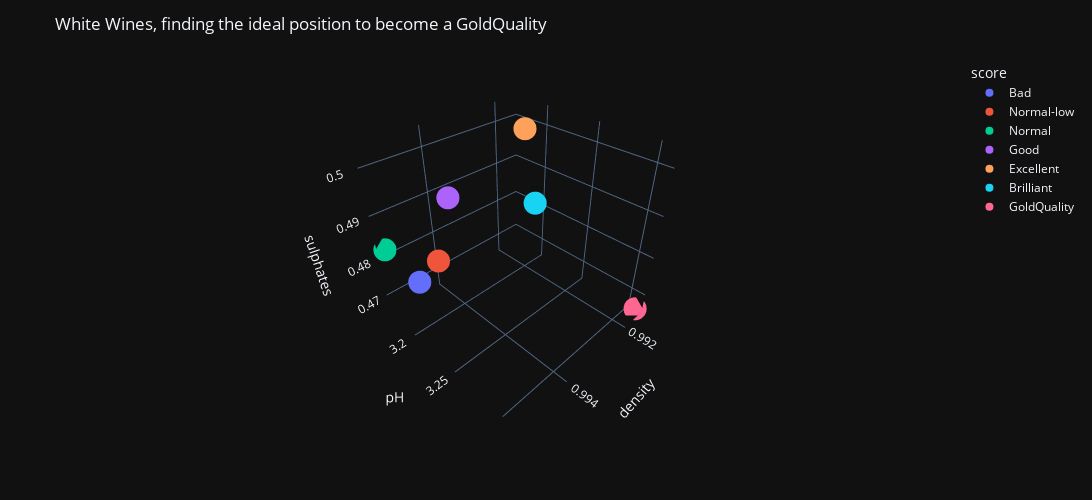

The notebook cell saved with this chart:
### Code cell
#Ploting by density, pH and sulphates vs Score Relation to find the best quality posible
fig = px.scatter_3d(white_ridgeline, x="density", y="pH",z="sulphates", color="score", template="plotly_dark")
fig.update_layout(title='White Wines, finding the ideal position to become a GoldQuality', autosize=False, width=1800, height=500, template="plotly_dark")
fig.show()

### Figure 1 — Plotly figure (JSON) as saved in the notebook; plotly's stock layout.template omitted (floating-point values rounded to 4 significant figures)
{"data": [{"hovertemplate": "score=Bad<br>density=%{x}<br>pH=%{y}<br>sulphates=%{z}<extra></extra>", "legendgroup": "Bad", "marker": {"color": "#636efa", "symbol": "circle"}, "mode": "markers", "name": "Bad", "scene": "scene", "showlegend": true, "type": "scatter3d", "x": [0.9949], "y": [3.188], "z": [0.4745]}, {"hovertemplate": "score=Normal-low<br>density=%{x}<br>pH=%{y}<br>sulphates=%{z}<extra></extra>", "legendgroup": "Normal-low", "marker": {"color": "#EF553B", "symbol": "circle"}, "mode": "markers", "name": "Normal-low", "scene": "scene", "showlegend": true, "type": "scatter3d", "x": [0.9943], "y": [3.183], "z": [0.4761]}, {"hovertemplate": "score=Normal<br>density=%{x}<br>pH=%{y}<br>sulphates=%{z}<extra></extra>", "legendgroup": "Normal", "marker": {"color": "#00cc96", "symbol": "circle"}, "mode": "markers", "name": "Normal", "scene": "scene", "showlegend": true, "type": "scatter3d", "x": [0.9953], "y": [3.169], "z": [0.4822]}, {"hovertemplate": "score=Good<br>density=%{x}<br>pH=%{y}<br>sulphates=%{z}<extra></extra>", "legendgroup": "Good", "marker": {"color": "#ab63fa", "symbol": "circle"}, "mode": "markers", "name": "Good", "scene": "scene", "showlegend": true, "type": "scatter3d", "x": [0.994], "y": [3.189], "z": [0.4911]}, {"hovertemplate": "score=Excellent<br>density=%{x}<br>pH=%{y}<br>sulphates=%{z}<extra></extra>", "legendgroup": "Excellent", "marker": {"color": "#FFA15A", "symbol": "circle"}, "mode": "markers", "name": "Excellent", "scene": "scene", "showlegend": true, "type": "scatter3d", "x": [0.9925], "y": [3.214], "z": [0.5031]}, {"hovertemplate": "score=Brilliant<br>density=%{x}<br>pH=%{y}<br>sulphates=%{z}<extra></extra>", "legendgroup": "Brilliant", "marker": {"color": "#19d3f3", "symbol": "circle"}, "mode": "markers", "name": "Brilliant", "scene": "scene", "showlegend": true, "type": "scatter3d", "x": [0.9922], "y": [3.219], "z": [0.4862]}, {"hovertemplate": "score=GoldQuality<br>density=%{x}<br>pH=%{y}<br>sulphates=%{z}<extra></extra>", "legendgroup": "GoldQuality", "marker": {"color": "#FF6692", "symbol": "circle"}, "mode": "markers", "name": "GoldQuality", "scene": "scene", "showlegend": true, "type": "scatter3d", "x": [0.9915], "y": [3.308], "z": [0.466]}], "layout": {"autosize": false, "height": 500, "legend": {"title": {"text": "score"}, "tracegroupgap": 0}, "margin": {"t": 60}, "scene": {"domain": {"x": [0, 1], "y": [0, 1]}, "xaxis": {"title": {"text": "density"}}, "yaxis": {"title": {"text": "pH"}}, "zaxis": {"title": {"text": "sulphates"}}}, "title": {"text": "White Wines, finding the ideal position to become a GoldQuality"}, "width": 1800}}
